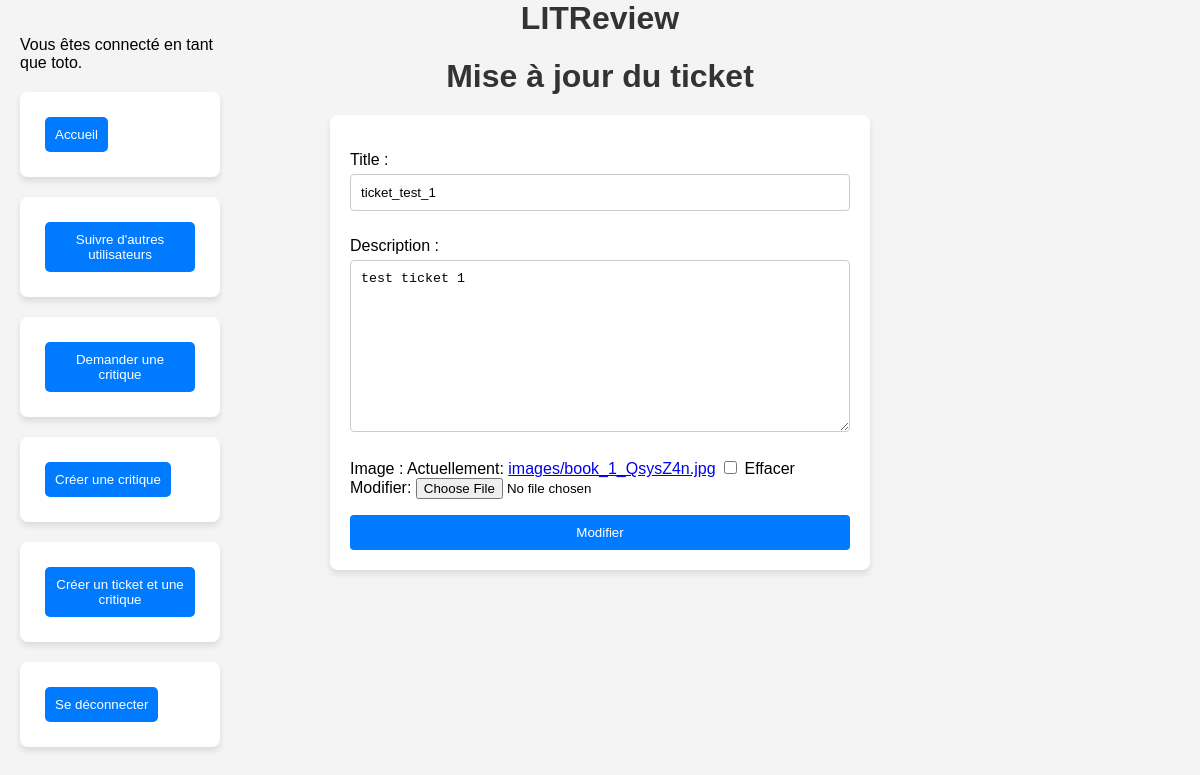
Page /tickets/3/update/ (signed in) on the committed database.
### ticket/models.py (models this page shows, shortened)
class Ticket(models.Model):
    title = models.fields.CharField(max_length=128)
    description = models.fields.TextField(max_length=2048, blank=True)
    user = models.ForeignKey(to=settings.AUTH_USER_MODEL, on_delete=models.CASCADE, related_name='tickets')
    image = models.ImageField(upload_to='images/', null=True, blank=True)
    time_created = models.fields.DateTimeField(auto_now_add=True)

### authentication/models.py (models this page shows)
class User(AbstractUser):
    pass

### ticket/views.py (the view, shortened to what this page needs)
# urls.py: path('tickets/<int:pk>/update/', ticket.views.TicketUpdateView.as_view(), name='ticket-update'),
class TicketUpdateView(LoginRequiredMixin, UserIsOwnerMixin, UpdateView):
    model = Ticket
    form_class = TicketForm
    template_name = 'ticket/ticket_update_form.html'
    success_url = reverse_lazy('ticket-list')

### ticket/forms.py
class TicketForm(forms.ModelForm):
    class Meta:
        model = Ticket
        fields = ['title', 'description', 'image']

### ticket/views.py (called while the page is built)
    def dispatch(self, request, *args, **kwargs):
        obj = self.get_object()
        if obj.user != request.user:
            raise PermissionDenied
        return super().dispatch(request, *args, **kwargs)

### ticket/templates/ticket/ticket_update_form.html (shortened to what this page needs)
{% extends 'base.html' %}
{% block content %}
<h1>Mise à jour du ticket</h1>
  <form action="" method="post" enctype="multipart/form-data">
    {{ form.as_p }}
    <input type="submit" value="Modifier">
 </form>
{% endblock %}

### templates/base.html (shortened to what this page needs)
{% load static %}
<html>
    <head>
        <link rel="stylesheet" href="{% static 'app.css' %}">
    </head>
    <body>
        <h1>LITReview</h1>
        {% block content %}{% endblock content %}
        {% if user.is_authenticated %}
            <div class="sidebar">
                <p>Vous êtes connecté en tant que {{ request.user }}.</p>
                <form method="get" action="{% url 'home' %}">
                    <button type="submit" >Accueil</button>
                 </form>
                 <form method="post" action="{% url 'follow-users' %}">
                    <button type="submit" >Suivre d'autres utilisateurs</button>
                 </form>
                 <form method="post" action="{% url 'ticket-create' %}">
                    <button type="submit" >Demander une critique</button>
                 </form>
                 <form method="post" action="{% url 'review-create' %}">
                    <button type="submit" >Créer une critique</button>
                 </form>
                <form method="post" action="{% url 'create-ticket-review' %}">
                    <button type="submit" >Créer un ticket et une critique</button>
                </form>
                 <form method="post" action="{% url 'logout' %}">
                    <button type="submit" >Se déconnecter</button>
                </form>
            </div>
        {% endif %}
    </body>
</html>

### static/app.css (style rules this page uses)
body { font-family: 'Arial', sans-serif; margin: 0; padding: 0; background-color: #f4f4f4; }
h1 { color: #333; text-align: center; margin-bottom: 20px; }
button { background-color: #007bff; color: white; border: none; padding: 10px; margin: 5px; border-radius: 5px; cursor: pointer; }
form { background-color: white; padding: 20px; border-radius: 8px; box-shadow: 0 4px 6px rgba(0,0,0,0.1); max-width: 500px; margin: 20px auto; }
input[type="text"], input[type="email"], input[type="password"], textarea { width: 100%; padding: 10px; margin-top: 5px; margin-bottom: 10px; border: 1px solid #ccc; border-radius: 4px; }
input[type="submit"] { width: 100%; padding: 10px; border-radius: 4px; border: none; color: white; background-color: #007bff; cursor: pointer; }
.sidebar { padding: 20px; width: 200px; position: fixed; left: 0; top: 0; }

### rows in the picture
Ticket: title "ticket_test_1", description "test ticket 1"
User: user "toto"
